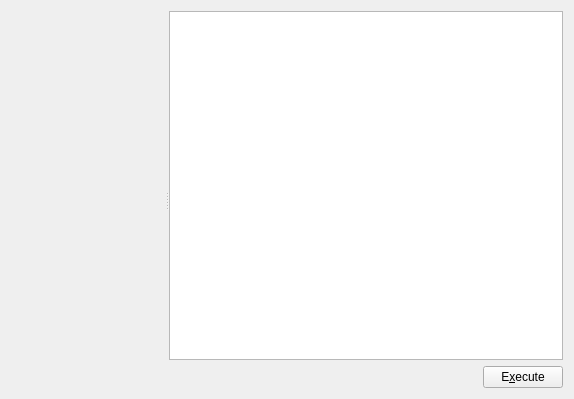
<?xml version="1.0" encoding="UTF-8"?>
<ui version="4.0">
 <class>WorkflowWidget</class>
 <widget class="QWidget" name="WorkflowWidget">
  <property name="geometry">
   <rect>
    <x>0</x>
    <y>0</y>
    <width>574</width>
    <height>399</height>
   </rect>
  </property>
  <property name="windowTitle">
   <string/>
  </property>
  <layout class="QGridLayout" name="gridLayout">
   <item row="0" column="0">
    <widget class="QSplitter" name="splitter">
     <property name="orientation">
      <enum>Qt::Horizontal</enum>
     </property>
     <widget class="StepTree" name="stepTree" native="true"/>
     <widget class="QWidget" name="">
      <layout class="QVBoxLayout" name="verticalLayout">
       <item>
        <widget class="WorkflowGraphicsView" name="graphicsView"/>
       </item>
       <item>
        <layout class="QHBoxLayout" name="horizontalLayout">
         <item>
          <spacer name="horizontalSpacer">
           <property name="orientation">
            <enum>Qt::Horizontal</enum>
           </property>
           <property name="sizeHint" stdset="0">
            <size>
             <width>40</width>
             <height>20</height>
            </size>
           </property>
          </spacer>
         </item>
         <item>
          <widget class="QPushButton" name="executeButton">
           <property name="text">
            <string>E&amp;xecute</string>
           </property>
          </widget>
         </item>
        </layout>
       </item>
      </layout>
     </widget>
    </widget>
   </item>
  </layout>
 </widget>
 <customwidgets>
  <customwidget>
   <class>StepTree</class>
   <extends>QWidget</extends>
   <header>widgets.steptree</header>
   <container>1</container>
  </customwidget>
  <customwidget>
   <class>WorkflowGraphicsView</class>
   <extends>QGraphicsView</extends>
   <header>widgets.workflowgraphicsview</header>
  </customwidget>
 </customwidgets>
 <resources/>
 <connections/>
</ui>
